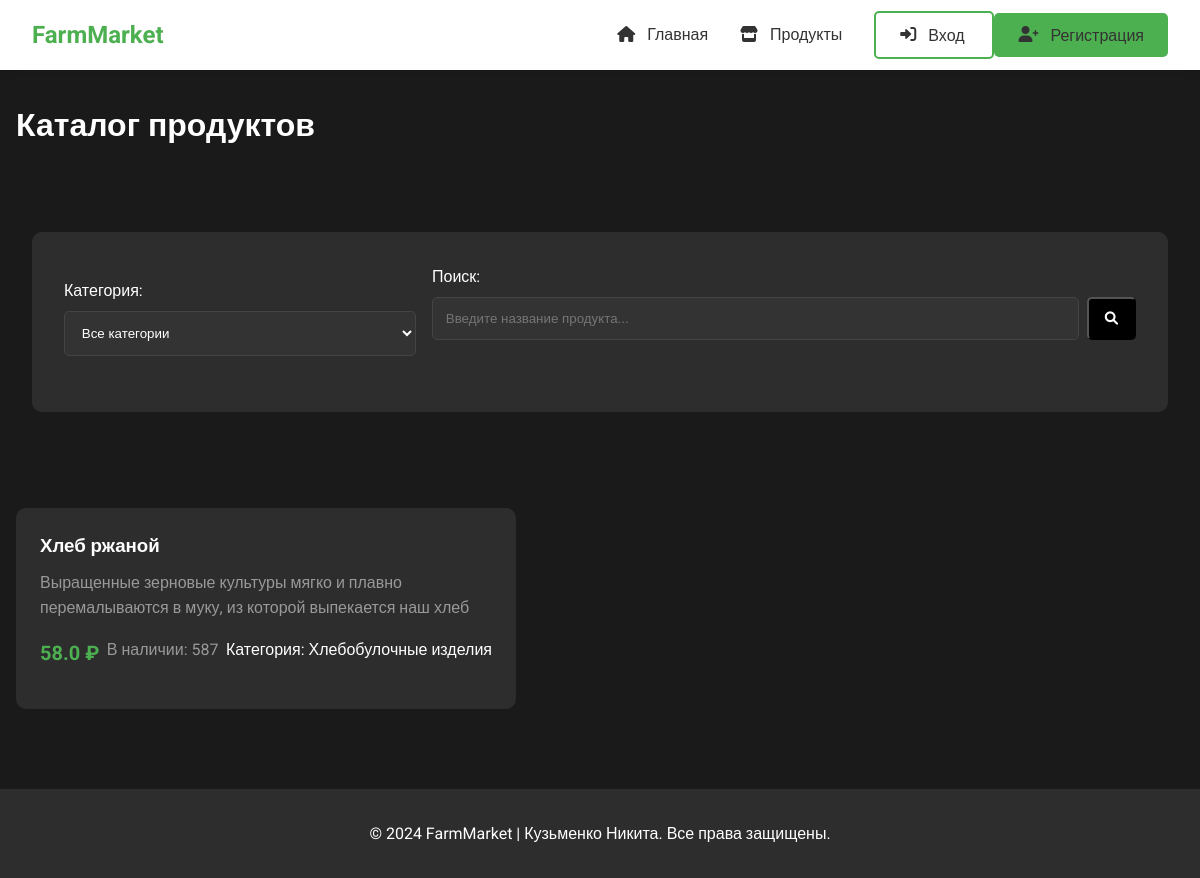
Page /products on the committed database.
### application/db.py (models this page shows)
class Product(db.Model):
    id = db.Column(db.Integer, primary_key=True)
    name = db.Column(db.String(150), nullable=False)
    description = db.Column(db.Text, nullable=True)
    price = db.Column(db.Float, nullable=False)
    count = db.Column(db.Integer, nullable=False)
    seller_id = db.Column(db.Integer, db.ForeignKey('user.id'), nullable=False)
    category_id = db.Column(db.Integer, db.ForeignKey('category.id'), nullable=False)
    image = db.Column(db.String(255), nullable=True)
    category = db.relationship('Category', backref=db.backref('products', lazy=True))

class Category(db.Model):
    id = db.Column(db.Integer, primary_key=True)
    name = db.Column(db.String(100), nullable=False)
    description = db.Column(db.Text, nullable=True)

### application/views.py (the view)
@app.route('/products')
def products_list():
    category_id = request.args.get('category', type=int)
    search_query = request.args.get('search', '').lower()  # Приводим запрос к нижнему регистру
    query = Product.query
    if category_id:
        query = query.filter(Product.category_id == category_id)
    if search_query:
        query = query.filter(func.lower(Product.name).like(f'%{search_query}%'))
    products = query.all()
    categories = Category.query.all()
    return render_template('products/list.html',
                         products=products,
                         categories=categories,
                         selected_category=category_id,
                         search_query=search_query)

### templates/products/list.html (shortened to what this page needs)
{% extends 'base.html' %}
{% block content %}
<div class="page-header">
    <h1>Каталог продуктов</h1>
</div>
<div class="products-filters">
    <form method="GET" class="filter-form" style="max-width: 100%;">
        <div class="form-group">
            <label>Категория:</label>
            <select name="category" class="form-control" onchange="this.form.submit()">
                <option value="">Все категории</option>
            </select>
        </div>
        <div class="form-group search-group">
            <label>Поиск:</label>
            <div class="search-input-group">
                <input type="text" name="search" class="form-control"
                       value="{{ search_query }}" placeholder="Введите название продукта...">
                <button type="submit" class="btn btn-primary">
                    <i class="fas fa-search"></i>
                </button>
            </div>
        </div>
    </form>
</div>
<div class="products-grid">
    {% if products %}
        {% for product in products %}
        <div class="product-card">
            <div class="product-info">
                <h3>{{ product.name }}</h3>
                <p class="product-description">{{ product.description }}</p>
                <div class="product-meta">
                    <span class="price">{{ product.price }} ₽</span>
                    <span class="stock">В наличии: {{ product.count }}</span>
                    <span class="category">Категория: {{ product.category.name if product.category else 'Не указана' }}</span>
                </div>
            </div>
        </div>
        {% endfor %}
    {% else %}
        <div class="no-results">
            <p>Продукты не найдены</p>
        </div>
    {% endif %}
</div>
{% endblock %}

### static/styles.css (style rules this page uses)
:root { --primary-color: #4CAF50; --primary-dark: #388E3C; --background-dark: #1a1a1a; --nav-bg: #ffffff; --text-light: #ffffff; --text-dark: #333333; --card-bg: #2d2d2d; }
* { margin: 0; padding: 0; box-sizing: border-box; }
body { font-family: 'Roboto', sans-serif; background-color: var(--background-dark); color: var(--text-light); line-height: 1.6; }
.btn { padding: 0.8rem 1.5rem; border-radius: 5px; text-decoration: none; font-weight: 500; transition: all 0.3s ease; }
.btn-primary { background-color: #000; color: white; }
form { max-width: 400px; margin: 2rem auto; padding: 2rem; background-color: var(--card-bg); border-radius: 10px; }
form div { margin-bottom: 1rem; }
form label { display: block; margin-bottom: 0.5rem; }
form input { width: 100%; padding: 0.8rem; border: 1px solid #444; border-radius: 5px; background-color: #333; color: var(--text-light); }
.page-header { display: flex; justify-content: space-between; align-items: center; margin-bottom: 2rem; margin-top: 30px; }
.products-grid { display: grid; grid-template-columns: repeat(auto-fill, minmax(300px, 1fr)); gap: 2rem; padding: 1rem 0; }
.product-card { background-color: var(--card-bg); border-radius: 10px; overflow: hidden; transition: transform 0.3s ease; min-width: 500px; max-width: 600px; }
.product-info { padding: 1.5rem; }
.product-description { color: #999; margin: 0.5rem 0; }
.product-meta { display: flex; justify-content: space-between; margin: 1rem 0; }
.price { font-size: 1.25rem; font-weight: 700; color: var(--primary-color); }
.stock { color: #999; }
.form-group { margin-bottom: 1.5rem; }
.form-control { width: 100%; padding: 0.8rem; border: 1px solid #444; border-radius: 5px; background-color: #333; color: var(--text-light); }
.products-filters { margin: 2rem 0; padding: 1rem; background: #1a1a1a; border-radius: 8px; }
.filter-form { display: flex; gap: 1rem; align-items: flex-end; }
.form-group { flex: 1; }
.search-group { flex: 2; }
.search-input-group { display: flex; gap: 0.5rem; }
.search-input-group input { flex: 1; }
.search-input-group button { padding: 0.5rem 1rem; }

### rows in the picture
Product: name "Хлеб ржаной", description "Выращенные зерновые культуры мягко и плавно перемалываются в муку, из которой выпекается наш хлеб", price "58.0", count "587", category "Хлебобулочные изделия"
